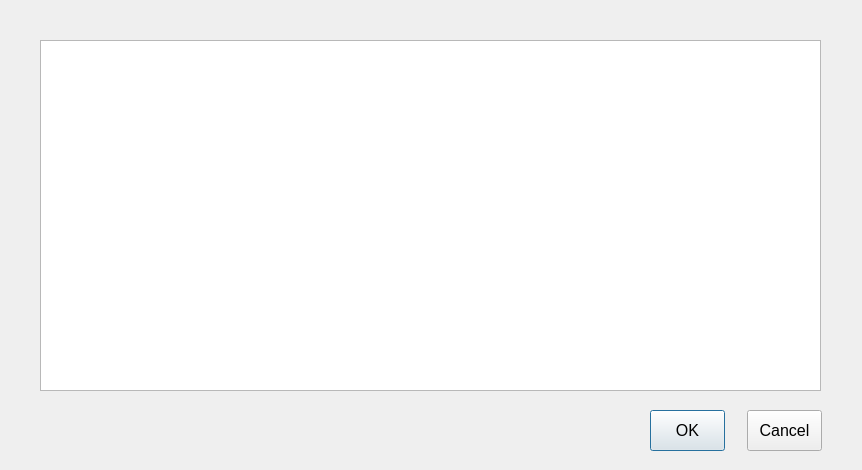
<?xml version="1.0" encoding="UTF-8"?>
<ui version="4.0">
 <class>tblDialog</class>
 <widget class="QDialog" name="tblDialog">
  <property name="geometry">
   <rect>
    <x>0</x>
    <y>0</y>
    <width>862</width>
    <height>470</height>
   </rect>
  </property>
  <property name="windowTitle">
   <string>New Table</string>
  </property>
  <widget class="QTableWidget" name="tableWidget">
   <property name="geometry">
    <rect>
     <x>40</x>
     <y>40</y>
     <width>781</width>
     <height>351</height>
    </rect>
   </property>
  </widget>
  <widget class="QPushButton" name="okBtn">
   <property name="geometry">
    <rect>
     <x>650</x>
     <y>410</y>
     <width>75</width>
     <height>41</height>
    </rect>
   </property>
   <property name="font">
    <font>
     <family>Arial</family>
     <pointsize>12</pointsize>
    </font>
   </property>
   <property name="text">
    <string>OK</string>
   </property>
  </widget>
  <widget class="QPushButton" name="clBtn">
   <property name="geometry">
    <rect>
     <x>747</x>
     <y>410</y>
     <width>75</width>
     <height>41</height>
    </rect>
   </property>
   <property name="font">
    <font>
     <family>Arial</family>
     <pointsize>12</pointsize>
    </font>
   </property>
   <property name="text">
    <string>Cancel</string>
   </property>
  </widget>
 </widget>
 <resources/>
 <connections/>
</ui>
